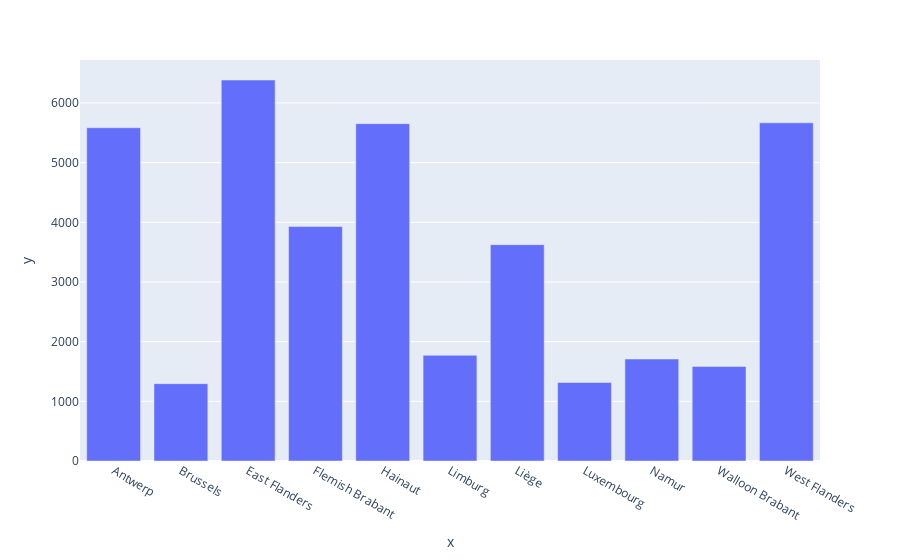

The notebook cell saved with this chart:
### Code cell
number_of_properties_per_province = df['province'].value_counts().sort_index()
px.bar(x=number_of_properties_per_province.index, y=number_of_properties_per_province.values)

### Figure 1 — Plotly figure (JSON) as saved in the notebook; plotly's stock layout.template omitted (floating-point values rounded to 4 significant figures)
{"data": [{"alignmentgroup": "True", "hovertemplate": "x=%{x}<br>y=%{y}<extra></extra>", "legendgroup": "", "marker": {"color": "#636efa", "pattern": {"shape": ""}}, "name": "", "offsetgroup": "", "orientation": "v", "showlegend": false, "textposition": "auto", "type": "bar", "x": ["Antwerp", "Brussels", "East Flanders", "Flemish Brabant", "Hainaut", "Limburg", "Liège", "Luxembourg", "Namur", "Walloon Brabant", "West Flanders"], "xaxis": "x", "y": [5585, 1296, 6384, 3929, 5653, 1771, 3626, 1315, 1709, 1585, 5667], "yaxis": "y"}], "layout": {"barmode": "relative", "legend": {"tracegroupgap": 0}, "margin": {"t": 60}, "xaxis": {"anchor": "y", "domain": [0, 1], "title": {"text": "x"}}, "yaxis": {"anchor": "x", "domain": [0, 1], "title": {"text": "y"}}}}
